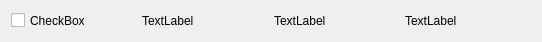
<?xml version="1.0" encoding="UTF-8"?>
<ui version="4.0">
 <class>OneMailLine</class>
 <widget class="QWidget" name="OneMailLine">
  <property name="geometry">
   <rect>
    <x>0</x>
    <y>0</y>
    <width>542</width>
    <height>42</height>
   </rect>
  </property>
  <property name="windowTitle">
   <string>OneMailLine</string>
  </property>
  <widget class="QWidget" name="horizontalLayoutWidget">
   <property name="geometry">
    <rect>
     <x>0</x>
     <y>0</y>
     <width>541</width>
     <height>41</height>
    </rect>
   </property>
   <layout class="QHBoxLayout" name="horizontalLayout">
    <item>
     <widget class="QCheckBox" name="Choose">
      <property name="text">
       <string>CheckBox</string>
      </property>
     </widget>
    </item>
    <item>
     <widget class="QLabel" name="Sender">
      <property name="text">
       <string>TextLabel</string>
      </property>
     </widget>
    </item>
    <item>
     <widget class="QLabel" name="Title">
      <property name="text">
       <string>TextLabel</string>
      </property>
     </widget>
    </item>
    <item>
     <widget class="QLabel" name="Time">
      <property name="text">
       <string>TextLabel</string>
      </property>
     </widget>
    </item>
   </layout>
  </widget>
 </widget>
 <layoutdefault spacing="6" margin="11"/>
 <resources/>
 <connections>
  <connection>
   <sender>Choose</sender>
   <signal>stateChanged(int)</signal>
   <receiver>OneMailLine</receiver>
   <slot>SigFromChoose(int)</slot>
   <hints>
    <hint type="sourcelabel">
     <x>58</x>
     <y>19</y>
    </hint>
    <hint type="destinationlabel">
     <x>310</x>
     <y>-5</y>
    </hint>
   </hints>
  </connection>
 </connections>
 <slots>
  <slot>SigFromChoose(int)</slot>
 </slots>
</ui>
